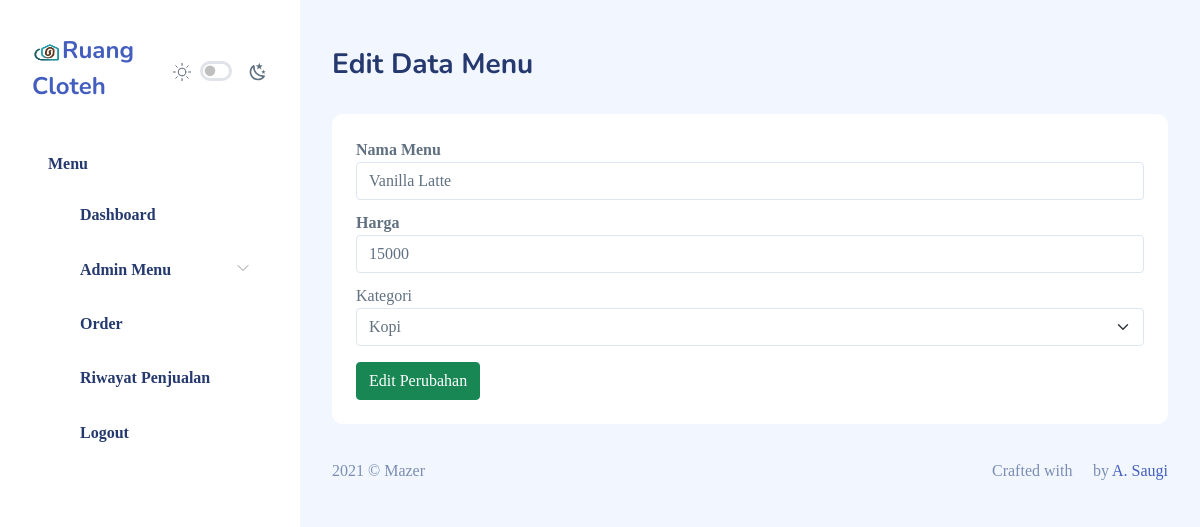
The page /adminLogic/edit.php?id=1 (signed in) on the database its author committed.
### tables this page shows
CREATE TABLE `menu` (
  `id` int(11) NOT NULL,
  `nama_menu` varchar(100) NOT NULL,
  `harga` int(10) NOT NULL,
  `kategori` enum('kopi','non kopi','snack') NOT NULL,
  `image` varchar(250) DEFAULT NULL
);

### adminLogic/edit.php (the view, shortened to what this page needs)
<?php
require "../base/koneksi.php";
if (isset($_SESSION['username']) && $_GET['id']) {
    $id = $_GET['id'];
    $queryUser = $conn->query("SELECT * FROM menu WHERE id = '$id'")->fetch_assoc();
} else {
    header("Location: " . BASE_URL . "login.php");
}
include_once "../pages/header.php";
?>
<div class="page-heading">
    <h3>Edit Data Menu</h3>
</div>
<section class="section">
    <div class="card">
        <div class="card-body">
            <form action="" method="post">
                <div class="row">
                    <div class="col-md-12">
                        <div class="form-group">
                            <label for="namaMenu">Nama Menu</label>
                            <input type="text" class="form-control" name="nama" id="namaMenu" value="<?= $queryUser['nama_menu']; ?>">
                        </div>
                        <div class="form-group">
                            <label for="hargaMenu">Harga</label>
                            <input type="number" class="form-control" name="harga" id="hargaMenu" placeholder="10000" value="<?= $queryUser['harga']; ?>">
                        </div>
                        <label for="kategori">Kategori</label>
                        <select class="form-select" name="kategori" aria-label="Default select example">
                            <option value="<?= $queryUser['kategori']; ?>" hidden><?= ucfirst($queryUser['kategori']); ?></option>
                        </select>
                    </div>
                </div>
                <button type="submit" name="submit" class="btn btn-success mt-3">Edit Perubahan</button>
        </div>
    </div>
</section>
<?php
include_once "../pages/footer.php";
?>

### rows shown on the page
menu: nama "Vanilla Latte", harga "15000", kategori "Kopi"
